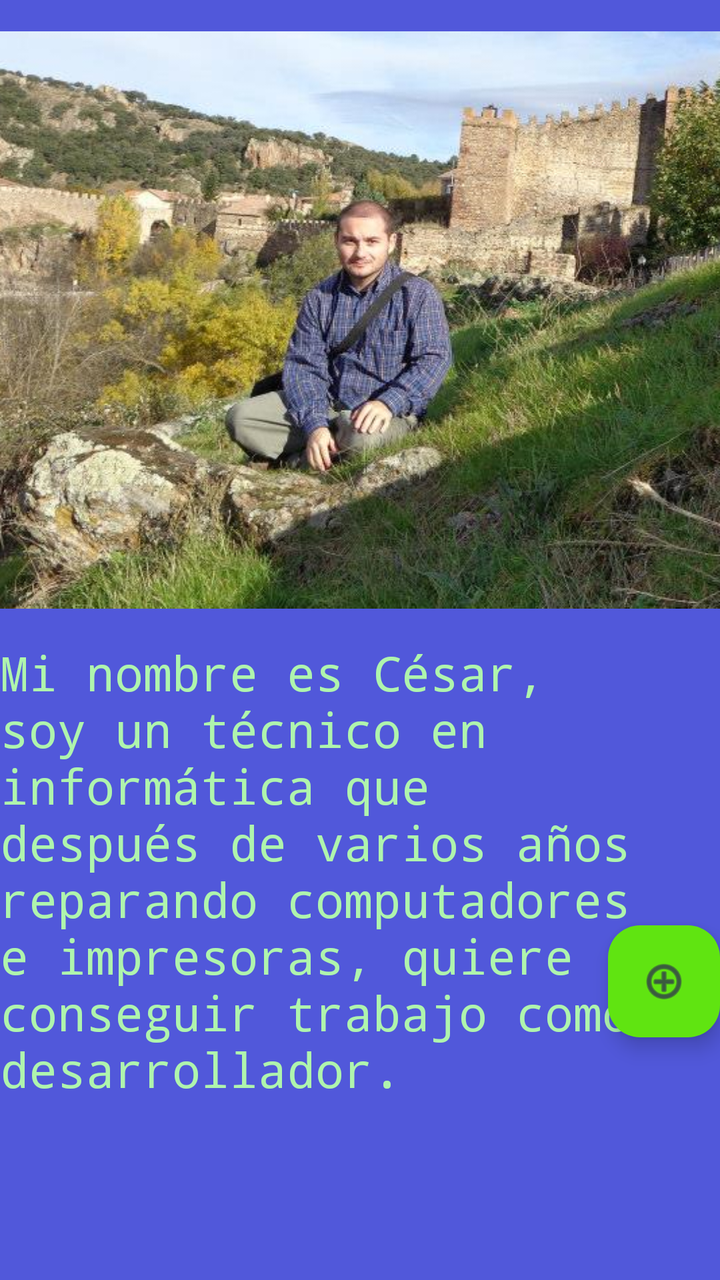
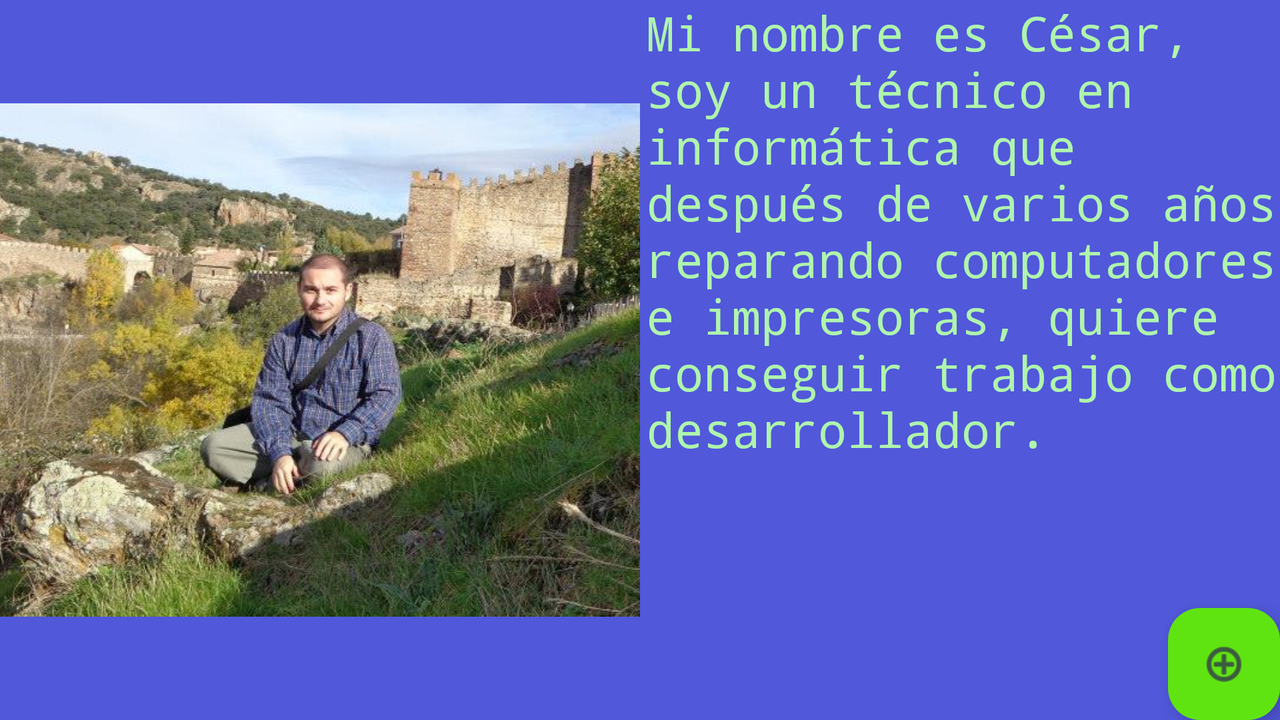

Compare how this app lays out the same screen by default and in its alternative resource folder. The renders come first, then the two layout files and the values they reference.
<!-- AndroidManifest.xml: application theme Theme.M4_Sprint -->
<!-- res/layout/activity_main.xml -->
<?xml version="1.0" encoding="utf-8"?>
<androidx.constraintlayout.widget.ConstraintLayout xmlns:android="http://schemas.android.com/apk/res/android"
    xmlns:app="http://schemas.android.com/apk/res-auto"
    xmlns:tools="http://schemas.android.com/tools"
    android:layout_width="match_parent"
    android:layout_height="match_parent"
    tools:context=".MainActivity">

    <ImageView
        android:id="@+id/img_port"
        android:layout_width="0dp"
        android:layout_height="0dp"
        android:background="#5158DA"
        android:contentDescription="@string/img_foto"
        app:layout_constraintBottom_toTopOf="@+id/guideline2"
        app:layout_constraintEnd_toEndOf="parent"
        app:layout_constraintStart_toStartOf="parent"
        app:layout_constraintTop_toTopOf="parent"
        app:srcCompat="@drawable/buitrago_sentado_app"
        tools:srcCompat="@drawable/buitrago_sentado_app" />

    <androidx.constraintlayout.widget.Guideline
        android:id="@+id/guideline2"
        android:layout_width="wrap_content"
        android:layout_height="wrap_content"
        android:orientation="horizontal"
        app:layout_constraintGuide_percent="0.5" />

    <TextView
        android:id="@+id/txv_port"
        android:layout_width="0dp"
        android:layout_height="0dp"
        android:background="#5158DA"
        android:fontFamily="monospace"
        android:text="@string/txv_descripcion"
        android:textColor="#AFF4AD"
        android:textSize="24sp"
        app:layout_constraintBottom_toBottomOf="parent"
        app:layout_constraintEnd_toEndOf="parent"
        app:layout_constraintStart_toStartOf="parent"
        app:layout_constraintTop_toBottomOf="@+id/img_port" />

    <com.google.android.material.floatingactionbutton.FloatingActionButton
        android:id="@+id/btn_mas"
        android:layout_width="wrap_content"
        android:layout_height="wrap_content"
        android:clickable="true"
        android:contentDescription="@string/btn_mas"
        android:focusable="true"
        app:backgroundTint="#60E411"
        app:layout_constraintBottom_toBottomOf="parent"
        app:layout_constraintEnd_toEndOf="parent"
        app:layout_constraintTop_toTopOf="@+id/guideline2"
        app:layout_constraintVertical_bias="0.54"
        app:srcCompat="@android:drawable/ic_menu_add" />

</androidx.constraintlayout.widget.ConstraintLayout>
<!-- resources referenced by this layout -->
<resources>
  <!-- drawable buitrago_sentado_app: png bitmap (drawable, 583415 bytes) -->
  <string name="btn_mas">Ver mas</string>
  <string name="img_foto">Foto mía</string>
  <string name="txv_descripcion">Mi nombre es César, soy un técnico en informática que después de varios años reparando computadores e impresoras, quiere conseguir trabajo como desarrollador.</string>
  <style name="Theme.M4_Sprint" parent="Base.Theme.M4_Sprint" />
  <style name="Base.Theme.M4_Sprint" parent="Theme.Material3.DayNight.NoActionBar">
          
          
      </style>
</resources>
<!-- res/layout-land/activity_main.xml (the repository's variant of the layout above) -->
<!-- drawn on the phone turned sideways -->
<?xml version="1.0" encoding="utf-8"?>
<androidx.constraintlayout.widget.ConstraintLayout xmlns:android="http://schemas.android.com/apk/res/android"
    xmlns:app="http://schemas.android.com/apk/res-auto"
    xmlns:tools="http://schemas.android.com/tools"
    android:layout_width="match_parent"
    android:layout_height="match_parent"
    tools:context=".MainActivity">

    <ImageView
        android:id="@+id/img_land"
        android:layout_width="0dp"
        android:layout_height="0dp"
        android:background="#5158DA"
        android:contentDescription="@string/img_foto"
        app:layout_constraintBottom_toBottomOf="parent"
        app:layout_constraintEnd_toStartOf="@+id/guideline4"
        app:layout_constraintHorizontal_bias="0.0"
        app:layout_constraintStart_toStartOf="parent"
        app:layout_constraintTop_toTopOf="parent"
        app:layout_constraintVertical_bias="0.0"
        app:srcCompat="@drawable/buitrago_sentado_app"
        tools:srcCompat="@drawable/buitrago_sentado_app" />

    <TextView
        android:id="@+id/txv_land"
        android:layout_width="0dp"
        android:layout_height="0dp"
        android:background="#5158DA"
        android:contentDescription="@string/txv_descripcion"
        android:fontFamily="monospace"
        android:paddingStart="3dp"
        android:text="@string/txv_descripcion"
        android:textColor="#AFF4AD"
        android:textSize="24sp"
        app:layout_constraintBottom_toBottomOf="parent"
        app:layout_constraintEnd_toEndOf="parent"
        app:layout_constraintStart_toEndOf="@+id/img_land"
        app:layout_constraintTop_toTopOf="parent" />

    <androidx.constraintlayout.widget.Guideline
        android:id="@+id/guideline4"
        android:layout_width="wrap_content"
        android:layout_height="wrap_content"
        android:orientation="vertical"
        app:layout_constraintGuide_percent="0.5" />

    <com.google.android.material.floatingactionbutton.FloatingActionButton
        android:id="@+id/btn_mas"
        android:layout_width="wrap_content"
        android:layout_height="wrap_content"
        android:clickable="true"
        android:contentDescription="@string/btn_mas"
        android:focusable="true"
        app:backgroundTint="#60E411"
        app:layout_constraintBottom_toBottomOf="parent"
        app:layout_constraintEnd_toEndOf="parent"
        app:layout_constraintTop_toTopOf="parent"
        app:layout_constraintVertical_bias="1.0"
        app:srcCompat="@android:drawable/ic_menu_add" />
</androidx.constraintlayout.widget.ConstraintLayout>
